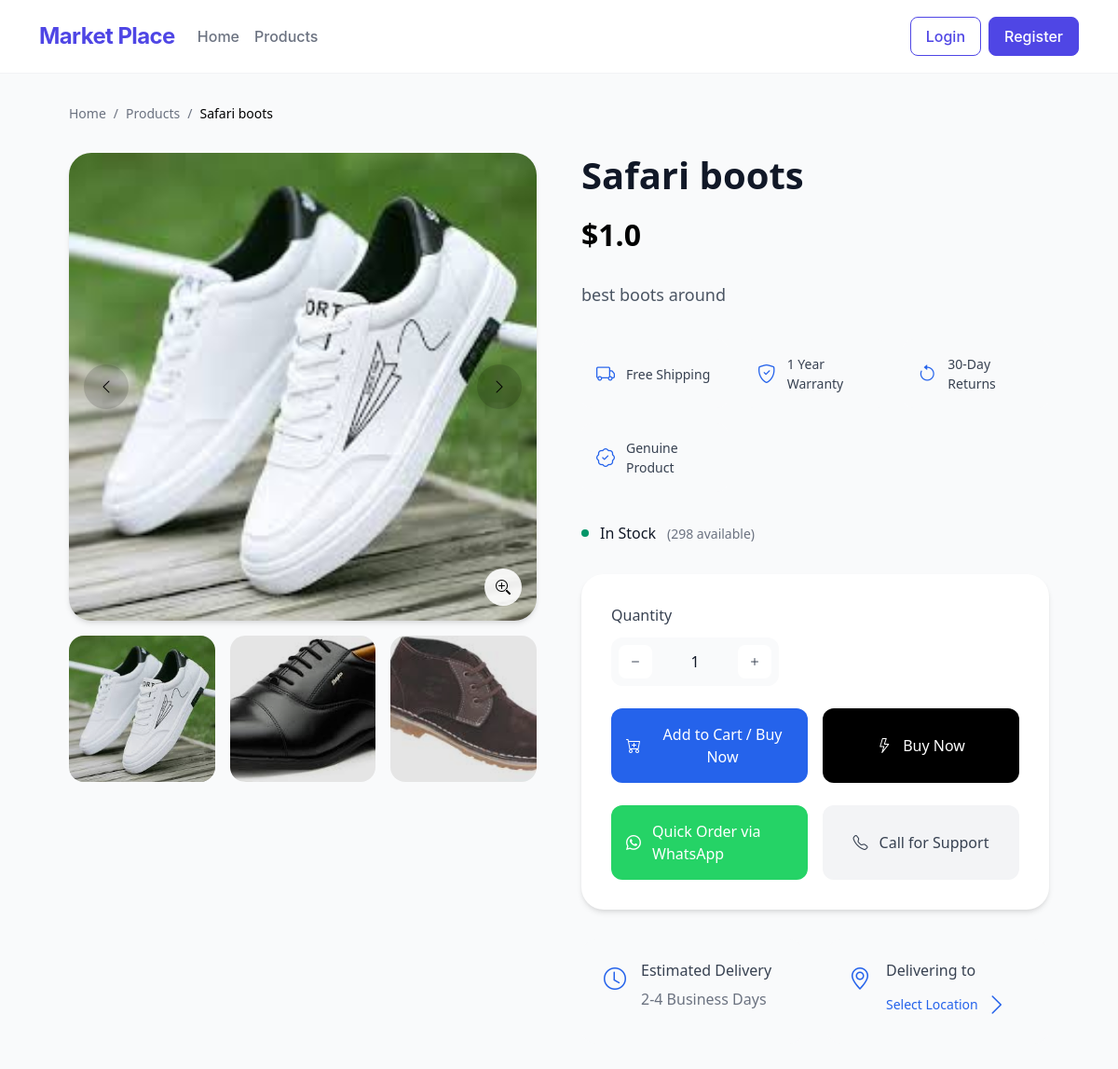
Page /product/1 on the committed database.
### app.py (models this page shows)
class Product(db.Model):
    __tablename__ = 'products'
    id = db.Column(db.Integer, primary_key=True)
    name = db.Column(db.String(100), nullable=False)
    description = db.Column(db.String(500), nullable=True)
    price = db.Column(db.Float, nullable=False)
    stock_quantity = db.Column(db.Integer, nullable=False)
    category_id = db.Column(db.Integer, db.ForeignKey('categories.id'), nullable=False)
    order_items = db.relationship('OrderItem', backref='product', lazy=True)
    images = db.relationship('ProductImage', backref='product', lazy=True)

class ProductImage(db.Model):
    __tablename__ = 'product_images'
    id = db.Column(db.Integer, primary_key=True)
    product_id = db.Column(db.Integer, db.ForeignKey('products.id'), nullable=False)
    image_url = db.Column(db.String(200), nullable=False)

### app.py (the view)
@app.route('/product/<int:product_id>')
def product_detail(product_id):
    product = Product.query.get_or_404(product_id)
    existing_order_item = None
    if 'user_id' in session:
        order = Order.query.filter_by(user_id=session['user_id'], status="Pending").first()
        if order:
            existing_order_item = OrderItem.query.filter_by(order_id=order.id, product_id=product_id).first()
    serialized_images = [{"image_url": image.image_url} for image in product.images]
    return render_template(
        'product_detail.html',
        product=product,
        existing_order_item=existing_order_item,
        images=serialized_images
    )

### app.py (called while the page is built)
def get_cart_unique_items():
    if 'user_id' in session:
        order = Order.query.filter_by(user_id=session['user_id'], status="Pending").first()
        if order:
            return OrderItem.query.filter_by(order_id=order.id).count()
    return 0

@app.context_processor
def inject_cart_count():
    return dict(cart_count=get_cart_unique_items())

### templates/product_detail.html (shortened to what this page needs)
{% extends 'base.html' %}
{% block content %}
<div class="product-container">
    <nav class="breadcrumb">
        <a href="{{ url_for('home') }}">Home</a>
        <span>/</span>
        <a href="{{ url_for('products') }}">Products</a>
        <span>/</span>
        <span class="current">{{ product.name }}</span>
    </nav>
    <div class="product-grid">
        <div class="image-section">
            <div class="main-image-container" id="image-container">
                {% if product.images %}
                    <div class="image-wrapper">
                        <img id="main-image"
                             src="{{ url_for('static', filename='uploads/' + product.images[0].image_url) }}"
                             alt="Image of {{ product.name }}">
                    </div>
                    <button class="nav-btn prev-btn" id="prev-btn">
                        <i class="bi bi-chevron-left"></i>
                    </button>
                    <button class="nav-btn next-btn" id="next-btn">
                        <i class="bi bi-chevron-right"></i>
                    </button>
                    <button class="zoom-btn" onclick="toggleZoom()">
                        <i class="bi bi-zoom-in"></i>
                    </button>
                {% else %}
                    <div class="no-image">
                        <i class="bi bi-image"></i>
                        <p>No image available</p>
                    </div>
                {% endif %}
            </div>
            <div class="thumbnail-strip">
                {% for image in product.images %}
                    <div class="thumbnail"
                         onclick="updateMainImage('{{ url_for('static', filename='uploads/' + image.image_url) }}', {{ loop.index0 }})">
                        <img src="{{ url_for('static', filename='uploads/' + image.image_url) }}"
                             alt="Thumbnail of {{ product.name }}">
                        <div class="thumbnail-overlay"></div>
                    </div>
                {% endfor %}
            </div>
        </div>
        <div class="product-info">
            <div class="product-header">
                <h1>{{ product.name }}</h1>
                <div class="price-section">
                    <span class="current-price">${{ product.price }}</span>
                </div>
            </div>
            <div class="product-description">
                {{ product.description }}
            </div>
            <div class="features-grid">
                <div class="feature">
                    <i class="bi bi-truck"></i>
                    <span>Free Shipping</span>
                </div>
                <div class="feature">
                    <i class="bi bi-shield-check"></i>
                    <span>1 Year Warranty</span>
                </div>
                <div class="feature">
                    <i class="bi bi-arrow-counterclockwise"></i>
                    <span>30-Day Returns</span>
                </div>
                <div class="feature">
                    <i class="bi bi-patch-check"></i>
                    <span>Genuine Product</span>
                </div>
            </div>
            <div class="stock-status {% if product.stock_quantity > 0 %}in-stock{% else %}out-of-stock{% endif %}">
                <div class="stock-indicator">
                    <div class="indicator-dot"></div>
                    {% if product.stock_quantity > 0 %}
                        <span>In Stock</span>
                        <span class="stock-count">({{ product.stock_quantity }} available)</span>
                    {% else %}
                        <span>Out of Stock</span>
                    {% endif %}
                </div>
            </div>
            <div class="purchase-card">
                <form method="POST" action="{{ url_for('add_to_cart', product_id=product.id) }}" class="purchase-form">
                    <div class="quantity-selector">
                        <label for="quantity">Quantity</label>
                        <div class="quantity-controls">
                            <button type="button" onclick="decrementQuantity()" class="qty-btn">
                                <i class="bi bi-dash"></i>
                            </button>
                            <input type="number" id="quantity" name="quantity" value="1"
                                   min="1" max="{{ product.stock_quantity }}" required>
                            <button type="button" onclick="incrementQuantity()" class="qty-btn">
                                <i class="bi bi-plus"></i>
                            </button>
                        </div>
                    </div>
                    <div class="purchase-buttons">
                        <button type="submit" class="primary-btn add-to-cart">
                            <i class="bi bi-cart-plus"></i>
                            <span>{% if existing_order_item %}Update Cart{% else %}Add to Cart / Buy Now{% endif %}</span>
                        </button>
                        <button type="button" class="primary-btn buy-now">
                            <i class="bi bi-lightning"></i>
                            <span>Buy Now</span>
                        </button>
                    </div>
                </form>
                <div class="alternative-purchase">
                    <a href="https://wa.me/{{ whatsapp_number }}?text=Hello%2C%20I%20am%20interested%20in%20{{ product.name }}."
                       class="whatsapp-btn" target="_blank">
                        <i class="bi bi-whatsapp"></i>
                        <span>Quick Order via WhatsApp</span>
                    </a>
                    <a href="tel:{{ phone_number }}" class="phone-btn">
                        <i class="bi bi-telephone"></i>
                        <span>Call for Support</span>
                    </a>
                </div>
            </div>
            <div class="delivery-info">
                <div class="delivery-time">
                    <i class="bi bi-clock"></i>
                    <div>
                        <h4>Estimated Delivery</h4>
                        <p>2-4 Business Days</p>
                    </div>
                </div>
                <div class="delivery-location">
                    <i class="bi bi-geo-alt"></i>
                    <div>
                        <h4>Delivering to</h4>
                        <button class="change-location" onclick="updateLocation()">
                            Select Location <i class="bi bi-chevron-right"></i>
                        </button>
                    </div>
                </div>
            </div>
        </div>
    </div>
</div>
{% endblock %}

### templates/base.html (style rules this page uses)
:root { --primary-color: #4F46E5; --hover-color: #4338CA; --background-light: #F9FAFB; --text-primary: #111827; --text-secondary: #6B7280; }
body { font-family: 'Inter', system-ui, -apple-system, sans-serif; background-color: var(--background-light); color: var(--text-primary); }

### rows in the picture
Product: name "Safari boots", price "1.0", description "best boots around", stock_quantity "298"
ProductImage: image_url (picture)
ProductImage: image_url (picture)
ProductImage: image_url (picture)
